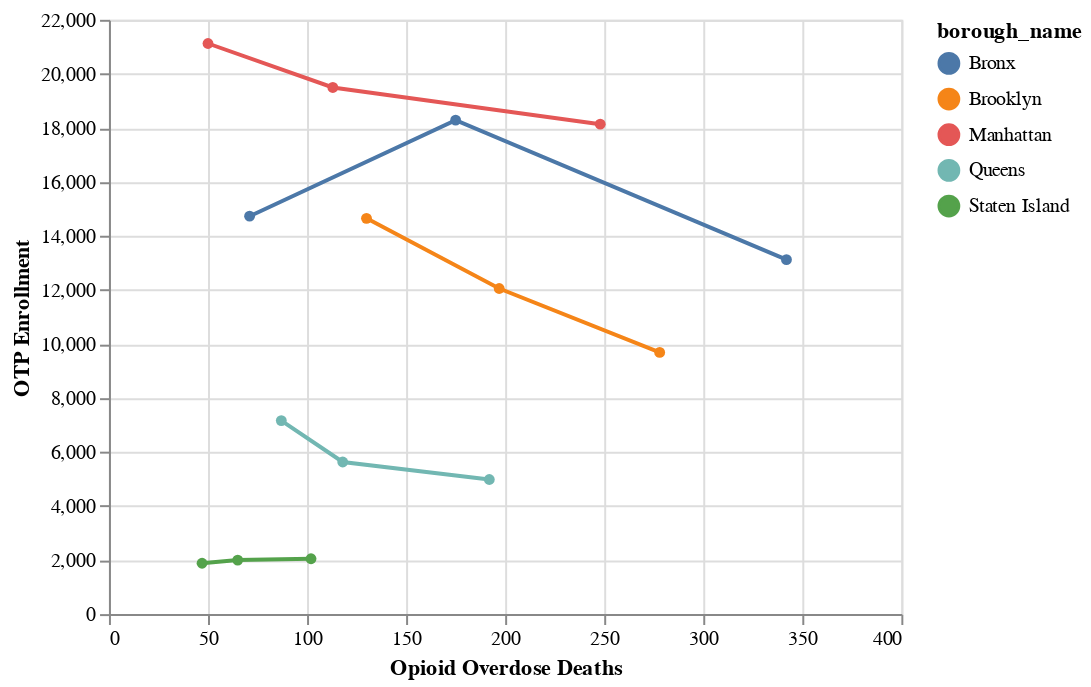

The notebook cell this image was saved under:
### Code cell
(altair.Chart(enrollment_df)
    .mark_line(point=altair.OverlayMarkDef(color='year'))
    .encode(
        y='OTP Enrollment',
        x='Opioid Overdose Deaths',
        color='borough_name',
        tooltip=list(enrollment_df.columns)
    )
    .interactive()
)

### Figure 1 — Vega-Lite specification as saved in the notebook (floating-point values rounded to 4 significant figures)
{"$schema": "https://vega.github.io/schema/vega-lite/v4.17.0.json", "config": {"view": {"continuousHeight": 300, "continuousWidth": 400}}, "data": {"name": "data-fc884cc648f28d052564268bfe68c3c2"}, "datasets": {"data-fc884cc648f28d052564268bfe68c3c2": [{"OTP Enrollment": 14731, "OTP Enrollment/100k": 1062, "Opioid Overdose Deaths": 71, "Opioid Overdose Deaths/100k": 5.1, "borough_name": "Bronx", "year": 2010}, {"OTP Enrollment": 18286, "OTP Enrollment/100k": 1270, "Opioid Overdose Deaths": 175, "Opioid Overdose Deaths/100k": 12.2, "borough_name": "Bronx", "year": 2015}, {"OTP Enrollment": 13121, "OTP Enrollment/100k": 916, "Opioid Overdose Deaths": 342, "Opioid Overdose Deaths/100k": 23.9, "borough_name": "Bronx", "year": 2019}, {"OTP Enrollment": 14652, "OTP Enrollment/100k": 583, "Opioid Overdose Deaths": 130, "Opioid Overdose Deaths/100k": 5.2, "borough_name": "Brooklyn", "year": 2010}, {"OTP Enrollment": 12053, "OTP Enrollment/100k": 462, "Opioid Overdose Deaths": 197, "Opioid Overdose Deaths/100k": 7.6, "borough_name": "Brooklyn", "year": 2015}, {"OTP Enrollment": 9688, "OTP Enrollment/100k": 375, "Opioid Overdose Deaths": 278, "Opioid Overdose Deaths/100k": 10.8, "borough_name": "Brooklyn", "year": 2019}, {"OTP Enrollment": 21123, "OTP Enrollment/100k": 1329, "Opioid Overdose Deaths": 50, "Opioid Overdose Deaths/100k": 3.1, "borough_name": "Manhattan", "year": 2010}, {"OTP Enrollment": 19496, "OTP Enrollment/100k": 1190, "Opioid Overdose Deaths": 113, "Opioid Overdose Deaths/100k": 6.9, "borough_name": "Manhattan", "year": 2015}, {"OTP Enrollment": 18136, "OTP Enrollment/100k": 1111, "Opioid Overdose Deaths": 248, "Opioid Overdose Deaths/100k": 15.2, "borough_name": "Manhattan", "year": 2019}, {"OTP Enrollment": 7165, "OTP Enrollment/100k": 320, "Opioid Overdose Deaths": 87, "Opioid Overdose Deaths/100k": 3.9, "borough_name": "Queens", "year": 2010}, {"OTP Enrollment": 5631, "OTP Enrollment/100k": 244, "Opioid Overdose Deaths": 118, "Opioid Overdose Deaths/100k": 5.1, "borough_name": "Queens", "year": 2015}, {"OTP Enrollment": 4982, "OTP Enrollment/100k": 218, "Opioid Overdose Deaths": 192, "Opioid Overdose Deaths/100k": 8.4, "borough_name": "Queens", "year": 2019}, {"OTP Enrollment": 1882, "OTP Enrollment/100k": 400, "Opioid Overdose Deaths": 47, "Opioid Overdose Deaths/100k": 10, "borough_name": "Staten Island", "year": 2010}, {"OTP Enrollment": 2000, "OTP Enrollment/100k": 423, "Opioid Overdose Deaths": 65, "Opioid Overdose Deaths/100k": 13.8, "borough_name": "Staten Island", "year": 2015}, {"OTP Enrollment": 2048, "OTP Enrollment/100k": 429, "Opioid Overdose Deaths": 102, "Opioid Overdose Deaths/100k": 21.4, "borough_name": "Staten Island", "year": 2019}]}, "encoding": {"color": {"field": "borough_name", "type": "nominal"}, "tooltip": [{"field": "borough_name", "type": "nominal"}, {"field": "year", "type": "quantitative"}, {"field": "OTP Enrollment", "type": "quantitative"}, {"field": "Opioid Overdose Deaths", "type": "quantitative"}, {"field": "Opioid Overdose Deaths/100k", "type": "quantitative"}, {"field": "OTP Enrollment/100k", "type": "quantitative"}], "x": {"field": "Opioid Overdose Deaths", "type": "quantitative"}, "y": {"field": "OTP Enrollment", "type": "quantitative"}}, "mark": {"point": {"color": "year"}, "type": "line"}, "selection": {"selector004": {"bind": "scales", "encodings": ["x", "y"], "type": "interval"}}}
